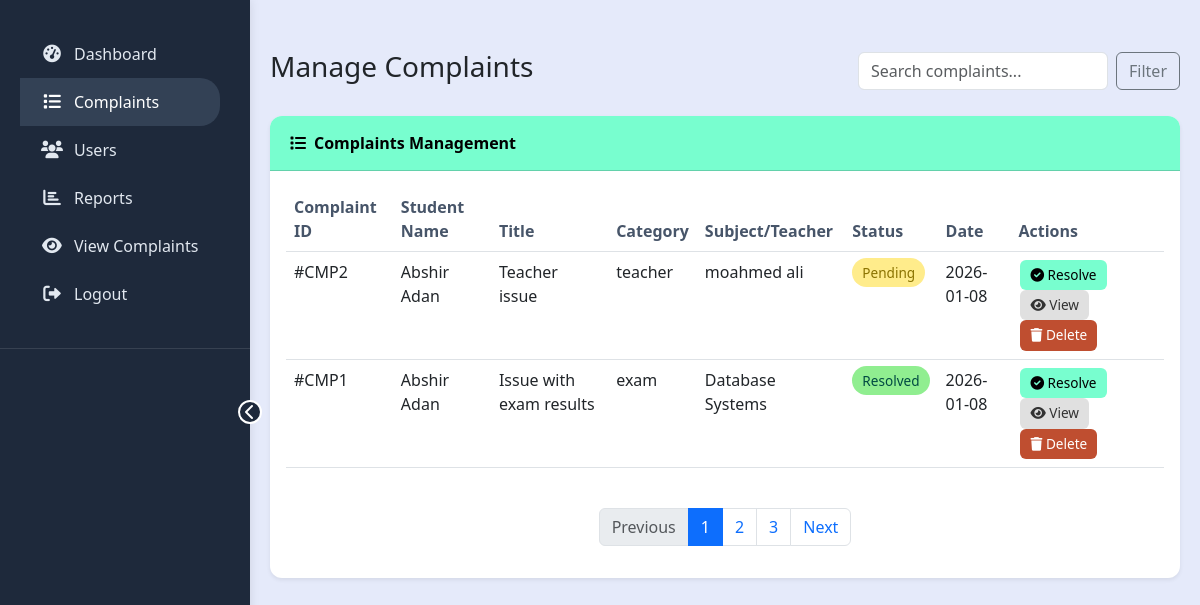
/admin/manage_complaints.php (signed in), run on the app's committed database.
### tables this page shows
CREATE TABLE `complaints` (
  `id` int(11) NOT NULL,
  `student_id` int(11) NOT NULL,
  `category` enum('exam','teacher','subject','class','others') NOT NULL,
  `title` varchar(200) NOT NULL,
  `description` text NOT NULL,
  `priority` enum('low','medium','high') DEFAULT 'medium',
  `status` enum('pending','in_review','resolved') DEFAULT 'pending',
  `created_at` timestamp NOT NULL DEFAULT current_timestamp(),
  `related_subject_or_teacher` varchar(255) DEFAULT NULL,
  `resolved_at` timestamp NULL DEFAULT NULL,
  `updated_at` timestamp NOT NULL DEFAULT current_timestamp() ON UPDATE current_timestamp()
);

CREATE TABLE `users` (
  `id` int(11) NOT NULL,
  `fullname` varchar(150) NOT NULL,
  `email` varchar(100) NOT NULL,
  `phone` varchar(20) DEFAULT NULL,
  `address` varchar(255) DEFAULT NULL,
  `birth_place` varchar(100) DEFAULT NULL,
  `birth_year` year(4) DEFAULT NULL,
  `profile_image` varchar(255) DEFAULT 'default.png',
  `password` varchar(255) NOT NULL,
  `role` enum('admin','student') DEFAULT 'student',
  `status` enum('active','inactive') DEFAULT 'active',
  `created_at` timestamp NOT NULL DEFAULT current_timestamp()
);

### admin/manage_complaints.php (the view, shortened to what this page needs)
<!DOCTYPE html>
<html lang="en">
<head>
    <link href="https://cdn.jsdelivr.net/npm/bootstrap@5.3.0/dist/css/bootstrap.min.css" rel="stylesheet">
    <link rel="stylesheet" href="https://cdnjs.cloudflare.com/ajax/libs/font-awesome/6.0.0/css/all.min.css">
</head>
<body>
    <button class="mobile-menu-btn" id="mobileMenuBtn">
    </button>
    <?php include 'sidebar.php'; ?>
    <div class="main-content">
        <div class="d-flex justify-content-between align-items-center mb-4">
            <h1 class="h3">Manage Complaints</h1>
            <div class="d-flex">
                <input type="text" class="form-control me-2" placeholder="Search complaints..." style="width: 250px;">
                <button class="btn btn-outline-secondary">Filter</button>
            </div>
        </div>
        <div class="card complaints-table">
            <div class="card-header table-header">
                <i class="fas fa-list me-2"></i>Complaints Management
            </div>
            <div class="card-body">
                <?php
                include('../config/db.php');
                $sql = "SELECT c.*, u.fullname FROM complaints c JOIN users u ON c.student_id = u.id ORDER BY c.created_at DESC";
                $result = mysqli_query($conn, $sql);
                ?>
                <div class="table-responsive">
                    <table class="table table-hover">
                        <thead>
                            <tr>
                                <th>Complaint ID</th>
                                <th>Student Name</th>
                                <th>Title</th>
                                <th>Category</th>
                                <th>Subject/Teacher</th>
                                <th>Status</th>
                                <th>Date</th>
                                <th>Actions</th>
                            </tr>
                        </thead>
                        <tbody>
                            <?php if ($result): ?>
                            <?php while ($row = mysqli_fetch_assoc($result)): ?>
                            <tr>
                                <td>#CMP<?php echo $row['id']; ?></td>
                                <td><?php echo htmlspecialchars($row['fullname']); ?></td>
                                <td><?php echo htmlspecialchars($row['title']); ?></td>
                                <td><?php echo htmlspecialchars($row['category']); ?></td>
                                <td><?php echo htmlspecialchars($row['related_subject_or_teacher'] ?: 'N/A'); ?></td>
                                <td>
                                    <?php
                                    $status = $row['status'];
                                    if ($status === 'pending'):
                                    ?>
                                        <span class="status-pending">Pending</span>
                                    <?php elseif ($status === 'in_review'): ?>
                                        <span class="status-in-review">In Review</span>
                                    <?php elseif ($status === 'resolved'): ?>
                                        <span class="status-resolved">Resolved</span>
                                    <?php endif; ?>
                                </td>
                                <td><?php echo date('Y-m-d', strtotime($row['created_at'])); ?></td>
                                <td>
                                    <form method="POST" action="" style="display:inline;">
                                        <button type="submit" name="resolve_complaint" class="btn btn-view btn-action" onclick="return confirm('Are you sure you want to resolve this complaint?')">
                                            <i class="fas fa-check-circle"></i> Resolve
                                        </button>
                                    </form>
                                    <a href="view_complaints.php?id=<?php echo $row['id']; ?>" class="btn btn-edit btn-action">
                                        <i class="fas fa-eye"></i> View
                                    </a>
                                    <form method="POST" action="" style="display:inline;" onsubmit="return confirm('Are you sure you want to delete this complaint?')">
                                        <button type="submit" name="delete_complaint" class="btn btn-delete btn-action">
                                            <i class="fas fa-trash"></i> Delete
                                        </button>
                                    </form>
                                </td>
                            </tr>
                            <?php endwhile; ?>
                            <?php else: ?>
                            <tr>
                                <td colspan="8" class="text-center">Error loading complaints</td>
                            </tr>
                            <?php endif; ?>
                        </tbody>
                    </table>
                </div>
                <nav aria-label="Complaints pagination">
                    <ul class="pagination justify-content-center mt-4">
                        <li class="page-item disabled">
                            <a class="page-link" href="#" tabindex="-1">Previous</a>
                        </li>
                        <li class="page-item active"><a class="page-link" href="#">1</a></li>
                        <li class="page-item"><a class="page-link" href="#">2</a></li>
                        <li class="page-item"><a class="page-link" href="#">3</a></li>
                        <li class="page-item">
                            <a class="page-link" href="#">Next</a>
                        </li>
                    </ul>
                </nav>
            </div>
        </div>
    </div>
</body>
</html>

### admin/manage_complaints.php (style rules this page uses)
:root { --primary-accent: #78FECF; --background-base: #E5EAFA; --success-text: #093824; --secondary: #C6CCB2; --error-state: #BF4E30; }
body { background-color: var(--background-base); overflow-x: hidden; }
.main-content { margin-left: 250px; padding: 20px; transition: all 0.3s ease; }
.complaints-table { border: none; box-shadow: 0 0.125rem 0.25rem rgba(0, 0, 0, 0.075); border-radius: 12px; overflow: hidden; }
.table-header { background: var(--primary-accent); color: #000; padding: 15px 20px; font-weight: 600; }
.table th { border-top: none; font-weight: 600; color: #475569; }
.status-pending { background-color: #FFEC8B; color: #8B7300; padding: 5px 10px; border-radius: 20px; font-size: 0.85rem; font-weight: 500; }
.status-resolved { background-color: #90EE90; color: #004A42; padding: 5px 10px; border-radius: 20px; font-size: 0.85rem; font-weight: 500; }
.btn-action { padding: 5px 10px; margin: 0 2px; border-radius: 6px; font-size: 0.85rem; }
.btn-view { background: var(--primary-accent); border: none; color: #000; }
.btn-edit { background: #E0E0E0; border: none; color: #333; }
.btn-delete { background: var(--error-state); border: none; color: white; }

### data on the page
complaints: id "2", student.fullname "Abshir Adan", title "Teacher issue", category "teacher", related_subject_or_teacher "moahmed ali", status "Pending", created_at "2026-01-08"
complaints: id "1", student.fullname "Abshir Adan", title "Issue with exam results", category "exam", related_subject_or_teacher "Database Systems", status "Resolved", created_at "2026-01-08"
